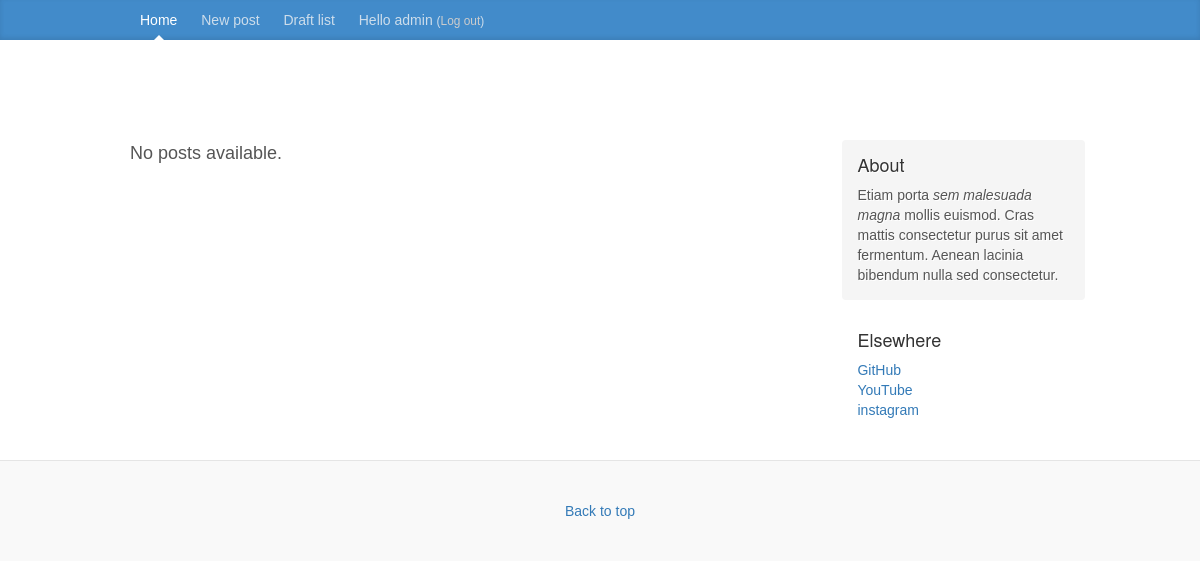
The page /blog/drafts/ (signed in) on the database as committed earlier.
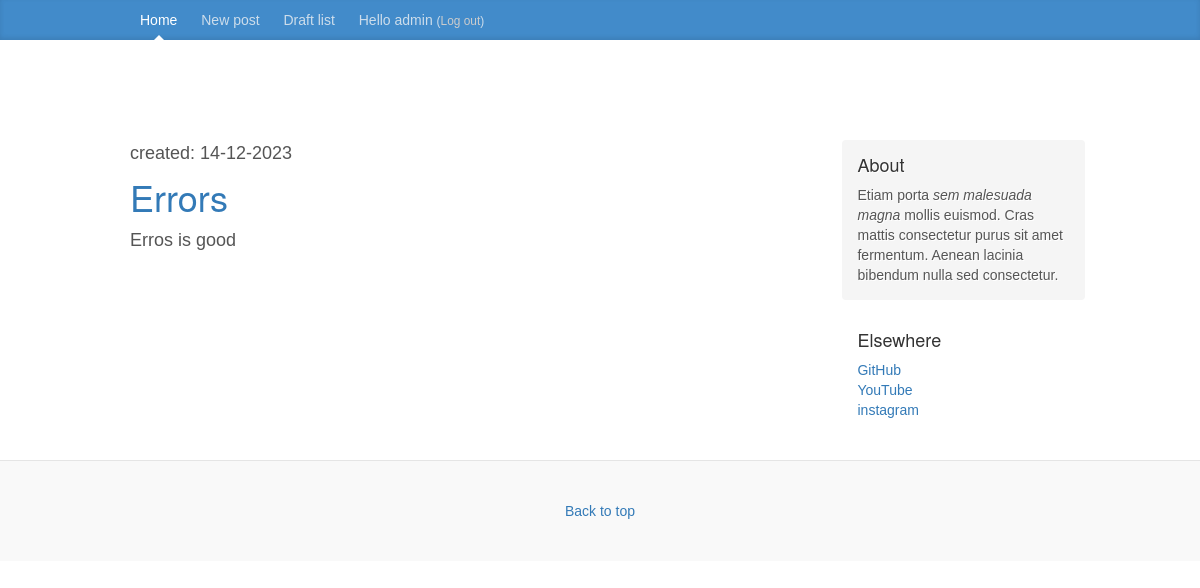
The same page on the database as committed later.
### blog/models.py (models this page shows, shortened)
class Post(models.Model):
    author = models.ForeignKey(settings.AUTH_USER_MODEL, on_delete=models.CASCADE)
    title = models.CharField(max_length=200)
    text = models.TextField()
    created_date = models.DateTimeField(default=timezone.now)
    published_date = models.DateTimeField(blank=True, null=True)

### blog/views.py (the view)
# urls.py: path('blog/drafts/', views.post_draft_list, name='post_draft_list'),
@login_required
def post_draft_list(request):
    posts = Post.objects.filter(published_date__isnull=True).order_by('created_date')
    return render(request, 'blog/post_draft_list.html', {'posts': posts})

### blog/templates/blog/post_draft_list.html
{% extends 'blog/base.html' %}
{% block content %}
    {% if posts %}
        {% for post in posts %}
            <div class="post">
                <p class="date">created: {{ post.created_date|date:'d-m-Y' }}</p>
                <h1><a href="{% url 'post_detail' pk=post.pk %}">{{ post.title }}</a></h1>
                <p>{{ post.text|truncatechars:200 }}</p>
            </div>
        {% endfor %}
    {% else %}
        <p>No posts available.</p>
    {% endif %}
{% endblock %}

Rows that differ between the two databases and show on the page:
added Post: created_date "14-12-2023", title "Errors", text "Erros is good"
Other text that changed with them:
text no longer shown: "No posts available."
